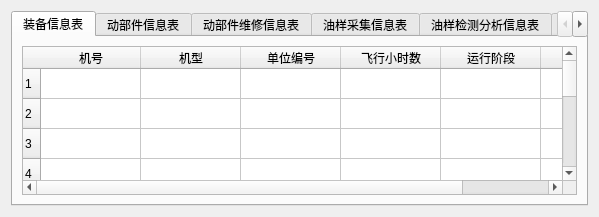
<?xml version="1.0" encoding="UTF-8"?>
<ui version="4.0">
 <class>ButtomWindow</class>
 <widget class="QWidget" name="ButtomWindow">
  <property name="geometry">
   <rect>
    <x>0</x>
    <y>0</y>
    <width>599</width>
    <height>217</height>
   </rect>
  </property>
  <property name="windowTitle">
   <string>Form</string>
  </property>
  <layout class="QGridLayout" name="gridLayout_10">
   <item row="0" column="0">
    <widget class="QTabWidget" name="dataBaseTabWidget">
     <property name="cursor">
      <cursorShape>ArrowCursor</cursorShape>
     </property>
     <property name="currentIndex">
      <number>0</number>
     </property>
     <widget class="QWidget" name="dBTab_1">
      <attribute name="title">
       <string>装备信息表</string>
      </attribute>
      <layout class="QGridLayout" name="gridLayout_2">
       <item row="0" column="0">
        <widget class="QTableWidget" name="dBTableWidget_1">
         <property name="cursor" stdset="0">
          <cursorShape>ArrowCursor</cursorShape>
         </property>
         <row>
          <property name="text">
           <string>1</string>
          </property>
         </row>
         <row>
          <property name="text">
           <string>2</string>
          </property>
         </row>
         <row>
          <property name="text">
           <string>3</string>
          </property>
         </row>
         <row>
          <property name="text">
           <string>4</string>
          </property>
         </row>
         <row>
          <property name="text">
           <string>5</string>
          </property>
         </row>
         <row>
          <property name="text">
           <string>6</string>
          </property>
         </row>
         <row>
          <property name="text">
           <string>7</string>
          </property>
         </row>
         <row>
          <property name="text">
           <string>8</string>
          </property>
         </row>
         <row>
          <property name="text">
           <string>10</string>
          </property>
         </row>
         <column>
          <property name="text">
           <string>机号</string>
          </property>
         </column>
         <column>
          <property name="text">
           <string>机型</string>
          </property>
         </column>
         <column>
          <property name="text">
           <string>单位编号</string>
          </property>
         </column>
         <column>
          <property name="text">
           <string>飞行小时数</string>
          </property>
         </column>
         <column>
          <property name="text">
           <string>运行阶段</string>
          </property>
         </column>
         <column>
          <property name="text">
           <string>维修次数</string>
          </property>
         </column>
        </widget>
       </item>
      </layout>
     </widget>
     <widget class="QWidget" name="dBTab_2">
      <attribute name="title">
       <string>动部件信息表</string>
      </attribute>
      <layout class="QGridLayout" name="gridLayout_3">
       <item row="0" column="0">
        <widget class="QTableWidget" name="dBTableWidget_2">
         <row>
          <property name="text">
           <string>1</string>
          </property>
         </row>
         <row>
          <property name="text">
           <string>2</string>
          </property>
         </row>
         <row>
          <property name="text">
           <string>3</string>
          </property>
         </row>
         <row>
          <property name="text">
           <string>4</string>
          </property>
         </row>
         <row>
          <property name="text">
           <string>5</string>
          </property>
         </row>
         <row>
          <property name="text">
           <string>6</string>
          </property>
         </row>
         <row>
          <property name="text">
           <string>7</string>
          </property>
         </row>
         <row>
          <property name="text">
           <string>8</string>
          </property>
         </row>
         <row>
          <property name="text">
           <string>10</string>
          </property>
         </row>
         <row>
          <property name="text">
           <string>11</string>
          </property>
         </row>
         <row>
          <property name="text">
           <string>12</string>
          </property>
         </row>
         <row>
          <property name="text">
           <string>13</string>
          </property>
         </row>
         <row>
          <property name="text">
           <string>14</string>
          </property>
         </row>
         <row>
          <property name="text">
           <string>15</string>
          </property>
         </row>
         <column>
          <property name="text">
           <string>动部件编号</string>
          </property>
         </column>
         <column>
          <property name="text">
           <string>动部件名称</string>
          </property>
         </column>
         <column>
          <property name="text">
           <string>动部件型号</string>
          </property>
         </column>
         <column>
          <property name="text">
           <string>动部件运行时数</string>
          </property>
         </column>
         <column>
          <property name="text">
           <string>动部件磨合阶段</string>
          </property>
         </column>
         <column>
          <property name="text">
           <string>机号</string>
          </property>
         </column>
         <column>
          <property name="text">
           <string>机型</string>
          </property>
         </column>
         <column>
          <property name="text">
           <string>动部件起始日期</string>
          </property>
         </column>
         <column>
          <property name="text">
           <string>动部件终止日期</string>
          </property>
         </column>
        </widget>
       </item>
      </layout>
     </widget>
     <widget class="QWidget" name="dBTab_3">
      <attribute name="title">
       <string>动部件维修信息表</string>
      </attribute>
      <layout class="QGridLayout" name="gridLayout_4">
       <item row="0" column="0">
        <widget class="QTableWidget" name="dBTableWidget_3">
         <row>
          <property name="text">
           <string>1</string>
          </property>
         </row>
         <row>
          <property name="text">
           <string>2</string>
          </property>
         </row>
         <row>
          <property name="text">
           <string>3</string>
          </property>
         </row>
         <row>
          <property name="text">
           <string>4</string>
          </property>
         </row>
         <row>
          <property name="text">
           <string>5</string>
          </property>
         </row>
         <row>
          <property name="text">
           <string>6</string>
          </property>
         </row>
         <row>
          <property name="text">
           <string>7</string>
          </property>
         </row>
         <row>
          <property name="text">
           <string>8</string>
          </property>
         </row>
         <row>
          <property name="text">
           <string>10</string>
          </property>
         </row>
         <row>
          <property name="text">
           <string>11</string>
          </property>
         </row>
         <row>
          <property name="text">
           <string>12</string>
          </property>
         </row>
         <row>
          <property name="text">
           <string>13</string>
          </property>
         </row>
         <row>
          <property name="text">
           <string>14</string>
          </property>
         </row>
         <row>
          <property name="text">
           <string>15</string>
          </property>
         </row>
         <column>
          <property name="text">
           <string>动部件维修编号</string>
          </property>
         </column>
         <column>
          <property name="text">
           <string>动部件编号</string>
          </property>
         </column>
         <column>
          <property name="text">
           <string>动部件型号</string>
          </property>
         </column>
         <column>
          <property name="text">
           <string>维修原因</string>
          </property>
         </column>
         <column>
          <property name="text">
           <string>维修日期</string>
          </property>
         </column>
         <column>
          <property name="text">
           <string>维修次数</string>
          </property>
         </column>
         <column>
          <property name="text">
           <string>维修执行单位</string>
          </property>
         </column>
         <column>
          <property name="text">
           <string>维修内容</string>
          </property>
         </column>
         <column>
          <property name="text">
           <string>维修换件情况</string>
          </property>
         </column>
        </widget>
       </item>
      </layout>
     </widget>
     <widget class="QWidget" name="dBTab_4">
      <attribute name="title">
       <string>油样采集信息表</string>
      </attribute>
      <layout class="QGridLayout" name="gridLayout_5">
       <item row="0" column="0">
        <widget class="QTableWidget" name="dBTableWidget_4">
         <row>
          <property name="text">
           <string>1</string>
          </property>
         </row>
         <row>
          <property name="text">
           <string>2</string>
          </property>
         </row>
         <row>
          <property name="text">
           <string>3</string>
          </property>
         </row>
         <row>
          <property name="text">
           <string>4</string>
          </property>
         </row>
         <row>
          <property name="text">
           <string>5</string>
          </property>
         </row>
         <row>
          <property name="text">
           <string>6</string>
          </property>
         </row>
         <row>
          <property name="text">
           <string>7</string>
          </property>
         </row>
         <row>
          <property name="text">
           <string>8</string>
          </property>
         </row>
         <row>
          <property name="text">
           <string>9</string>
          </property>
         </row>
         <row>
          <property name="text">
           <string>11</string>
          </property>
         </row>
         <column>
          <property name="text">
           <string>油样编号</string>
          </property>
         </column>
         <column>
          <property name="text">
           <string>单位编号</string>
          </property>
         </column>
         <column>
          <property name="text">
           <string>机型</string>
          </property>
         </column>
         <column>
          <property name="text">
           <string>机号</string>
          </property>
         </column>
         <column>
          <property name="text">
           <string>监控部件名称</string>
          </property>
         </column>
         <column>
          <property name="text">
           <string>监控部件编号</string>
          </property>
         </column>
         <column>
          <property name="text">
           <string>采样点编号</string>
          </property>
         </column>
         <column>
          <property name="text">
           <string>滑油工作时数（小时）</string>
          </property>
         </column>
         <column>
          <property name="text">
           <string>滑油添加量（升）</string>
          </property>
         </column>
         <column>
          <property name="text">
           <string>采样原因</string>
          </property>
         </column>
         <column>
          <property name="text">
           <string>采样单位</string>
          </property>
         </column>
         <column>
          <property name="text">
           <string>采样人</string>
          </property>
         </column>
         <column>
          <property name="text">
           <string>采样日期</string>
          </property>
         </column>
         <column>
          <property name="text">
           <string>采样时间</string>
          </property>
         </column>
         <column>
          <property name="text">
           <string>采样时机</string>
          </property>
         </column>
         <column>
          <property name="text">
           <string>采样方式</string>
          </property>
         </column>
         <column>
          <property name="text">
           <string>采样量（ml）</string>
          </property>
         </column>
         <column>
          <property name="text">
           <string>采样说明</string>
          </property>
         </column>
         <column>
          <property name="text">
           <string>送样人</string>
          </property>
         </column>
         <column>
          <property name="text">
           <string>送样日期</string>
          </property>
         </column>
         <column>
          <property name="text">
           <string>送样时间</string>
          </property>
         </column>
         <item row="0" column="0">
          <property name="text">
           <string/>
          </property>
         </item>
         <item row="1" column="0">
          <property name="text">
           <string/>
          </property>
         </item>
         <item row="2" column="0">
          <property name="text">
           <string/>
          </property>
         </item>
        </widget>
       </item>
      </layout>
     </widget>
     <widget class="QWidget" name="dBTab_5">
      <attribute name="title">
       <string>油样检测分析信息表</string>
      </attribute>
      <layout class="QGridLayout" name="gridLayout_6">
       <item row="0" column="0">
        <widget class="QTableWidget" name="dBTableWidget_5">
         <row>
          <property name="text">
           <string>1</string>
          </property>
         </row>
         <row>
          <property name="text">
           <string>2</string>
          </property>
         </row>
         <row>
          <property name="text">
           <string>3</string>
          </property>
         </row>
         <row>
          <property name="text">
           <string>4</string>
          </property>
         </row>
         <row>
          <property name="text">
           <string>5</string>
          </property>
         </row>
         <row>
          <property name="text">
           <string>6</string>
          </property>
         </row>
         <row>
          <property name="text">
           <string>7</string>
          </property>
         </row>
         <row>
          <property name="text">
           <string>8</string>
          </property>
         </row>
         <row>
          <property name="text">
           <string>9</string>
          </property>
         </row>
         <row>
          <property name="text">
           <string>10</string>
          </property>
         </row>
         <row>
          <property name="text">
           <string>11</string>
          </property>
         </row>
         <row>
          <property name="text">
           <string>12</string>
          </property>
         </row>
         <column>
          <property name="text">
           <string>油样编号</string>
          </property>
         </column>
         <column>
          <property name="text">
           <string>检测分析单位名称</string>
          </property>
         </column>
         <column>
          <property name="text">
           <string>送检单位</string>
          </property>
         </column>
         <column>
          <property name="text">
           <string>送检原因</string>
          </property>
         </column>
         <column>
          <property name="text">
           <string>送样人</string>
          </property>
         </column>
         <column>
          <property name="text">
           <string>收油样日期</string>
          </property>
         </column>
         <column>
          <property name="text">
           <string>收油样人</string>
          </property>
         </column>
         <column>
          <property name="text">
           <string>污染度分析方法</string>
          </property>
         </column>
         <column>
          <property name="text">
           <string>污染度分析人</string>
          </property>
         </column>
         <column>
          <property name="text">
           <string>污染度分析日期</string>
          </property>
         </column>
         <column>
          <property name="text">
           <string>污染度分析设备</string>
          </property>
         </column>
         <column>
          <property name="text">
           <string>污染度分析报告编号</string>
          </property>
         </column>
         <column>
          <property name="text">
           <string>光谱分析方法</string>
          </property>
         </column>
         <column>
          <property name="text">
           <string>光谱分析人</string>
          </property>
         </column>
         <column>
          <property name="text">
           <string>光谱分析日期</string>
          </property>
         </column>
         <column>
          <property name="text">
           <string>光谱分析设备</string>
          </property>
         </column>
         <column>
          <property name="text">
           <string>光谱分析报告编号</string>
          </property>
         </column>
         <column>
          <property name="text">
           <string>铁谱分析方法</string>
          </property>
         </column>
         <column>
          <property name="text">
           <string>铁谱分析人</string>
          </property>
         </column>
         <column>
          <property name="text">
           <string>铁谱分析日期</string>
          </property>
         </column>
         <column>
          <property name="text">
           <string>铁谱分析设备</string>
          </property>
         </column>
         <column>
          <property name="text">
           <string>铁谱分析报告编号</string>
          </property>
         </column>
         <column>
          <property name="text">
           <string>理化分析方法</string>
          </property>
         </column>
         <column>
          <property name="text">
           <string>理化分析人</string>
          </property>
         </column>
         <column>
          <property name="text">
           <string>理化分析日期</string>
          </property>
         </column>
         <column>
          <property name="text">
           <string>理化分析设备</string>
          </property>
         </column>
         <column>
          <property name="text">
           <string>理化分析报告编号</string>
          </property>
         </column>
        </widget>
       </item>
      </layout>
     </widget>
     <widget class="QWidget" name="dBTab_6">
      <attribute name="title">
       <string>铁谱制谱信息表</string>
      </attribute>
      <layout class="QGridLayout" name="gridLayout_7">
       <item row="0" column="0">
        <widget class="QTableWidget" name="dBTableWidget_6">
         <row>
          <property name="text">
           <string>1</string>
          </property>
         </row>
         <row>
          <property name="text">
           <string>2</string>
          </property>
         </row>
         <row>
          <property name="text">
           <string>3</string>
          </property>
         </row>
         <row>
          <property name="text">
           <string>4</string>
          </property>
         </row>
         <row>
          <property name="text">
           <string>5</string>
          </property>
         </row>
         <row>
          <property name="text">
           <string>6</string>
          </property>
         </row>
         <row>
          <property name="text">
           <string>7</string>
          </property>
         </row>
         <row>
          <property name="text">
           <string>8</string>
          </property>
         </row>
         <row>
          <property name="text">
           <string>9</string>
          </property>
         </row>
         <row>
          <property name="text">
           <string>10</string>
          </property>
         </row>
         <row>
          <property name="text">
           <string>11</string>
          </property>
         </row>
         <row>
          <property name="text">
           <string>12</string>
          </property>
         </row>
         <row>
          <property name="text">
           <string>13</string>
          </property>
         </row>
         <row>
          <property name="text">
           <string>15</string>
          </property>
         </row>
         <row>
          <property name="text">
           <string>15</string>
          </property>
         </row>
         <column>
          <property name="text">
           <string>铁谱片编号</string>
          </property>
         </column>
         <column>
          <property name="text">
           <string>铁谱分析报告编号</string>
          </property>
         </column>
         <column>
          <property name="text">
           <string>油样编号</string>
          </property>
         </column>
         <column>
          <property name="text">
           <string>分析铁谱仪型号</string>
          </property>
         </column>
         <column>
          <property name="text">
           <string>铁谱片制取油样消耗量</string>
          </property>
         </column>
         <column>
          <property name="text">
           <string>铁谱片制取方法</string>
          </property>
         </column>
         <column>
          <property name="text">
           <string>铁谱片制取人</string>
          </property>
         </column>
        </widget>
       </item>
      </layout>
     </widget>
     <widget class="QWidget" name="dBTab_7">
      <attribute name="title">
       <string>铁谱图片采集信息表</string>
      </attribute>
      <layout class="QGridLayout" name="gridLayout_8">
       <item row="0" column="0">
        <widget class="QTableWidget" name="dBTableWidget_7">
         <row>
          <property name="text">
           <string>1</string>
          </property>
         </row>
         <row>
          <property name="text">
           <string>2</string>
          </property>
         </row>
         <row>
          <property name="text">
           <string>3</string>
          </property>
         </row>
         <row>
          <property name="text">
           <string>4</string>
          </property>
         </row>
         <row>
          <property name="text">
           <string>5</string>
          </property>
         </row>
         <row>
          <property name="text">
           <string>6</string>
          </property>
         </row>
         <row>
          <property name="text">
           <string>7</string>
          </property>
         </row>
         <row>
          <property name="text">
           <string>8</string>
          </property>
         </row>
         <row>
          <property name="text">
           <string>9</string>
          </property>
         </row>
         <row>
          <property name="text">
           <string>10</string>
          </property>
         </row>
         <row>
          <property name="text">
           <string>11</string>
          </property>
         </row>
         <row>
          <property name="text">
           <string>12</string>
          </property>
         </row>
         <row>
          <property name="text">
           <string>13</string>
          </property>
         </row>
         <row>
          <property name="text">
           <string>15</string>
          </property>
         </row>
         <row>
          <property name="text">
           <string>15</string>
          </property>
         </row>
         <column>
          <property name="text">
           <string>铁谱图片编号</string>
          </property>
         </column>
         <column>
          <property name="text">
           <string>铁谱片编号</string>
          </property>
         </column>
         <column>
          <property name="text">
           <string>铁谱分析报告编号</string>
          </property>
         </column>
         <column>
          <property name="text">
           <string>显微镜型号</string>
          </property>
         </column>
         <column>
          <property name="text">
           <string>图像采集器型号</string>
          </property>
         </column>
         <column>
          <property name="text">
           <string>光源类型</string>
          </property>
         </column>
         <column>
          <property name="text">
           <string>放大倍数</string>
          </property>
         </column>
         <column>
          <property name="text">
           <string>铁谱图片采集区域</string>
          </property>
         </column>
         <column>
          <property name="text">
           <string>铁谱图片采集人</string>
          </property>
         </column>
         <column>
          <property name="text">
           <string>铁谱图片</string>
          </property>
         </column>
         <column>
          <property name="text">
           <string>铁谱图片识别分析信息</string>
          </property>
         </column>
         <column>
          <property name="text">
           <string>铁谱图片标识符号</string>
          </property>
         </column>
        </widget>
       </item>
      </layout>
     </widget>
     <widget class="QWidget" name="dBTab_8">
      <attribute name="title">
       <string>磨粒标注信息表</string>
      </attribute>
      <layout class="QGridLayout" name="gridLayout">
       <item row="0" column="0">
        <widget class="QTableWidget" name="dBTableWidget_8">
         <row>
          <property name="text">
           <string>1</string>
          </property>
         </row>
         <row>
          <property name="text">
           <string>2</string>
          </property>
         </row>
         <row>
          <property name="text">
           <string>3</string>
          </property>
         </row>
         <row>
          <property name="text">
           <string>4</string>
          </property>
         </row>
         <row>
          <property name="text">
           <string>5</string>
          </property>
         </row>
         <row>
          <property name="text">
           <string>6</string>
          </property>
         </row>
         <row>
          <property name="text">
           <string>7</string>
          </property>
         </row>
         <row>
          <property name="text">
           <string>8</string>
          </property>
         </row>
         <row>
          <property name="text">
           <string>9</string>
          </property>
         </row>
         <row>
          <property name="text">
           <string>10</string>
          </property>
         </row>
         <row>
          <property name="text">
           <string>11</string>
          </property>
         </row>
         <row>
          <property name="text">
           <string>12</string>
          </property>
         </row>
         <row>
          <property name="text">
           <string>13</string>
          </property>
         </row>
         <row>
          <property name="text">
           <string>14</string>
          </property>
         </row>
         <row>
          <property name="text">
           <string>15</string>
          </property>
         </row>
         <row>
          <property name="text">
           <string>16</string>
          </property>
         </row>
         <row>
          <property name="text">
           <string>17</string>
          </property>
         </row>
         <row>
          <property name="text">
           <string>18</string>
          </property>
         </row>
         <row>
          <property name="text">
           <string>19</string>
          </property>
         </row>
         <row>
          <property name="text">
           <string>20</string>
          </property>
         </row>
         <row>
          <property name="text">
           <string>21</string>
          </property>
         </row>
         <row>
          <property name="text">
           <string>22</string>
          </property>
         </row>
         <row>
          <property name="text">
           <string>23</string>
          </property>
         </row>
         <row>
          <property name="text">
           <string>24</string>
          </property>
         </row>
         <row>
          <property name="text">
           <string>25</string>
          </property>
         </row>
         <row>
          <property name="text">
           <string>26</string>
          </property>
         </row>
         <row>
          <property name="text">
           <string>27</string>
          </property>
         </row>
         <row>
          <property name="text">
           <string>28</string>
          </property>
         </row>
         <row>
          <property name="text">
           <string>29</string>
          </property>
         </row>
         <row>
          <property name="text">
           <string>30</string>
          </property>
         </row>
         <row>
          <property name="text">
           <string>31</string>
          </property>
         </row>
         <row>
          <property name="text">
           <string>32</string>
          </property>
         </row>
         <row>
          <property name="text">
           <string>33</string>
          </property>
         </row>
         <row>
          <property name="text">
           <string>34</string>
          </property>
         </row>
         <column>
          <property name="text">
           <string>磨粒编号</string>
          </property>
         </column>
         <column>
          <property name="text">
           <string>铁谱图片编号</string>
          </property>
         </column>
         <column>
          <property name="text">
           <string>铁谱片编号</string>
          </property>
         </column>
         <column>
          <property name="text">
           <string>铁谱分析报告编号</string>
          </property>
         </column>
         <column>
          <property name="text">
           <string>磨粒标注人</string>
          </property>
         </column>
         <column>
          <property name="text">
           <string>磨粒图片（路径）</string>
          </property>
         </column>
         <column>
          <property name="text">
           <string>磨粒材质</string>
          </property>
         </column>
         <column>
          <property name="text">
           <string>磨粒位置</string>
          </property>
         </column>
         <column>
          <property name="text">
           <string>磨粒尺寸</string>
          </property>
         </column>
         <column>
          <property name="text">
           <string>磨粒周长</string>
          </property>
         </column>
         <column>
          <property name="text">
           <string>磨粒形状</string>
          </property>
         </column>
         <column>
          <property name="text">
           <string>磨粒颜色</string>
          </property>
         </column>
         <column>
          <property name="text">
           <string>磨粒表面纹理类型</string>
          </property>
         </column>
         <column>
          <property name="text">
           <string>磨粒磨损类型</string>
          </property>
         </column>
         <column>
          <property name="text">
           <string>磨粒损伤部位</string>
          </property>
         </column>
         <column>
          <property name="text">
           <string>磨粒磨损机理</string>
          </property>
         </column>
         <column>
          <property name="text">
           <string>磨粒反映故障信息</string>
          </property>
         </column>
         <column>
          <property name="text">
           <string>磨粒典型性</string>
          </property>
         </column>
        </widget>
       </item>
      </layout>
     </widget>
     <widget class="QWidget" name="dBTab_9">
      <attribute name="title">
       <string>采样点信息表</string>
      </attribute>
      <layout class="QGridLayout" name="gridLayout_9">
       <item row="0" column="0">
        <widget class="QTableWidget" name="dBTableWidget_9">
         <row>
          <property name="text">
           <string>1</string>
          </property>
         </row>
         <row>
          <property name="text">
           <string>2</string>
          </property>
         </row>
         <row>
          <property name="text">
           <string>3</string>
          </property>
         </row>
         <row>
          <property name="text">
           <string>4</string>
          </property>
         </row>
         <row>
          <property name="text">
           <string>5</string>
          </property>
         </row>
         <row>
          <property name="text">
           <string>6</string>
          </property>
         </row>
         <row>
          <property name="text">
           <string>7</string>
          </property>
         </row>
         <row>
          <property name="text">
           <string>8</string>
          </property>
         </row>
         <row>
          <property name="text">
           <string>10</string>
          </property>
         </row>
         <row>
          <property name="text">
           <string>11</string>
          </property>
         </row>
         <row>
          <property name="text">
           <string>12</string>
          </property>
         </row>
         <row>
          <property name="text">
           <string>13</string>
          </property>
         </row>
         <row>
          <property name="text">
           <string>14</string>
          </property>
         </row>
         <row>
          <property name="text">
           <string>15</string>
          </property>
         </row>
         <column>
          <property name="text">
           <string>采样点编号</string>
          </property>
         </column>
         <column>
          <property name="text">
           <string>装备名称</string>
          </property>
         </column>
         <column>
          <property name="text">
           <string>装备编号（机号或动部件编号）</string>
          </property>
         </column>
         <column>
          <property name="text">
           <string>装备型号</string>
          </property>
         </column>
         <column>
          <property name="text">
           <string>采样方法</string>
          </property>
         </column>
         <column>
          <property name="text">
           <string>采样注意事项</string>
          </property>
         </column>
        </widget>
       </item>
      </layout>
     </widget>
    </widget>
   </item>
  </layout>
 </widget>
 <resources/>
 <connections/>
</ui>
